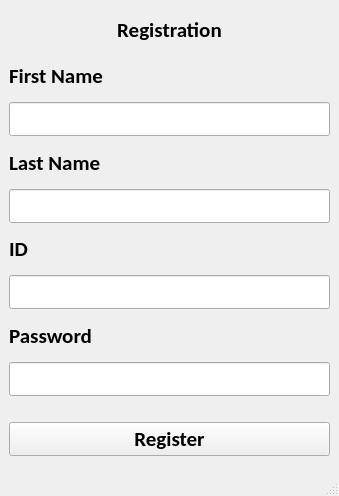
<?xml version="1.0" encoding="UTF-8"?>
<ui version="4.0">
 <class>MainWindow</class>
 <widget class="QMainWindow" name="MainWindow">
  <property name="geometry">
   <rect>
    <x>0</x>
    <y>0</y>
    <width>339</width>
    <height>496</height>
   </rect>
  </property>
  <property name="font">
   <font>
    <family>Calibri</family>
    <pointsize>16</pointsize>
    <weight>75</weight>
    <bold>true</bold>
   </font>
  </property>
  <property name="windowTitle">
   <string>MainWindow</string>
  </property>
  <widget class="QWidget" name="centralwidget">
   <layout class="QVBoxLayout" name="verticalLayout">
    <item>
     <widget class="QSplitter" name="splitter">
      <property name="orientation">
       <enum>Qt::Horizontal</enum>
      </property>
      <widget class="QLabel" name="label_3">
       <property name="cursor">
        <cursorShape>ArrowCursor</cursorShape>
       </property>
       <property name="text">
        <string>Registration</string>
       </property>
       <property name="alignment">
        <set>Qt::AlignCenter</set>
       </property>
      </widget>
     </widget>
    </item>
    <item>
     <widget class="QLabel" name="label_5">
      <property name="text">
       <string>First Name</string>
      </property>
     </widget>
    </item>
    <item>
     <widget class="QLineEdit" name="lineEdit_7"/>
    </item>
    <item>
     <widget class="QLabel" name="label_6">
      <property name="text">
       <string>Last Name</string>
      </property>
     </widget>
    </item>
    <item>
     <widget class="QLineEdit" name="lineEdit_6"/>
    </item>
    <item>
     <widget class="QLabel" name="label_2">
      <property name="layoutDirection">
       <enum>Qt::LeftToRight</enum>
      </property>
      <property name="text">
       <string>ID</string>
      </property>
      <property name="alignment">
       <set>Qt::AlignLeading|Qt::AlignLeft|Qt::AlignVCenter</set>
      </property>
     </widget>
    </item>
    <item>
     <widget class="QLineEdit" name="lineEdit_4"/>
    </item>
    <item>
     <widget class="QLabel" name="label">
      <property name="enabled">
       <bool>true</bool>
      </property>
      <property name="text">
       <string>Password</string>
      </property>
     </widget>
    </item>
    <item>
     <widget class="QLineEdit" name="lineEdit_5"/>
    </item>
    <item>
     <spacer name="verticalSpacer">
      <property name="orientation">
       <enum>Qt::Vertical</enum>
      </property>
      <property name="sizeType">
       <enum>QSizePolicy::Fixed</enum>
      </property>
      <property name="sizeHint" stdset="0">
       <size>
        <width>20</width>
        <height>20</height>
       </size>
      </property>
     </spacer>
    </item>
    <item>
     <widget class="QPushButton" name="pushButton">
      <property name="text">
       <string>Register</string>
      </property>
     </widget>
    </item>
   </layout>
  </widget>
  <widget class="QMenuBar" name="menubar">
   <property name="geometry">
    <rect>
     <x>0</x>
     <y>0</y>
     <width>339</width>
     <height>32</height>
    </rect>
   </property>
  </widget>
  <widget class="QStatusBar" name="statusbar"/>
 </widget>
 <resources/>
 <connections/>
</ui>
